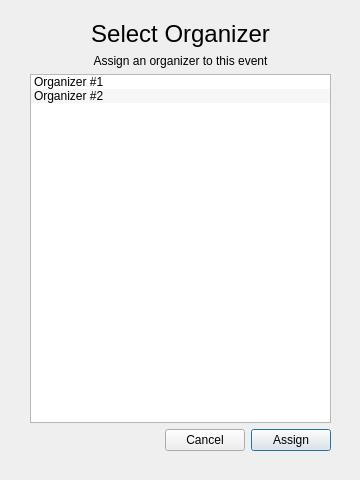
<?xml version="1.0" encoding="UTF-8"?>
<ui version="4.0">
 <class>OrganizerListWindow</class>
 <widget class="QDialog" name="OrganizerListWindow">
  <property name="geometry">
   <rect>
    <x>0</x>
    <y>0</y>
    <width>360</width>
    <height>480</height>
   </rect>
  </property>
  <property name="sizePolicy">
   <sizepolicy hsizetype="Fixed" vsizetype="Fixed">
    <horstretch>0</horstretch>
    <verstretch>0</verstretch>
   </sizepolicy>
  </property>
  <property name="windowTitle">
   <string>Dialog</string>
  </property>
  <widget class="QWidget" name="verticalLayoutWidget">
   <property name="geometry">
    <rect>
     <x>30</x>
     <y>20</y>
     <width>301</width>
     <height>431</height>
    </rect>
   </property>
   <layout class="QVBoxLayout" name="verticalLayout">
    <item>
     <widget class="QLabel" name="LabelSelect">
      <property name="font">
       <font>
        <pointsize>18</pointsize>
       </font>
      </property>
      <property name="text">
       <string>Select Organizer</string>
      </property>
      <property name="alignment">
       <set>Qt::AlignCenter</set>
      </property>
     </widget>
    </item>
    <item>
     <widget class="QLabel" name="LabelPrompt">
      <property name="text">
       <string>Assign an organizer to this event</string>
      </property>
      <property name="alignment">
       <set>Qt::AlignCenter</set>
      </property>
     </widget>
    </item>
    <item>
     <widget class="QListWidget" name="ListOrganizers">
      <property name="alternatingRowColors">
       <bool>true</bool>
      </property>
      <property name="verticalScrollMode">
       <enum>QAbstractItemView::ScrollPerItem</enum>
      </property>
      <property name="layoutMode">
       <enum>QListView::SinglePass</enum>
      </property>
      <property name="modelColumn">
       <number>0</number>
      </property>
      <property name="uniformItemSizes">
       <bool>false</bool>
      </property>
      <property name="selectionRectVisible">
       <bool>false</bool>
      </property>
      <property name="sortingEnabled">
       <bool>true</bool>
      </property>
      <item>
       <property name="text">
        <string>Organizer #1</string>
       </property>
      </item>
      <item>
       <property name="text">
        <string>Organizer #2</string>
       </property>
      </item>
     </widget>
    </item>
    <item>
     <layout class="QHBoxLayout" name="LayoutButtons">
      <item>
       <spacer name="horizontalSpacer">
        <property name="orientation">
         <enum>Qt::Horizontal</enum>
        </property>
        <property name="sizeHint" stdset="0">
         <size>
          <width>40</width>
          <height>20</height>
         </size>
        </property>
       </spacer>
      </item>
      <item>
       <widget class="QPushButton" name="ButtonCancel">
        <property name="text">
         <string>Cancel</string>
        </property>
       </widget>
      </item>
      <item>
       <widget class="QPushButton" name="ButtonAssign">
        <property name="text">
         <string>Assign</string>
        </property>
        <property name="default">
         <bool>true</bool>
        </property>
       </widget>
      </item>
     </layout>
    </item>
   </layout>
  </widget>
 </widget>
 <resources/>
 <connections/>
</ui>
